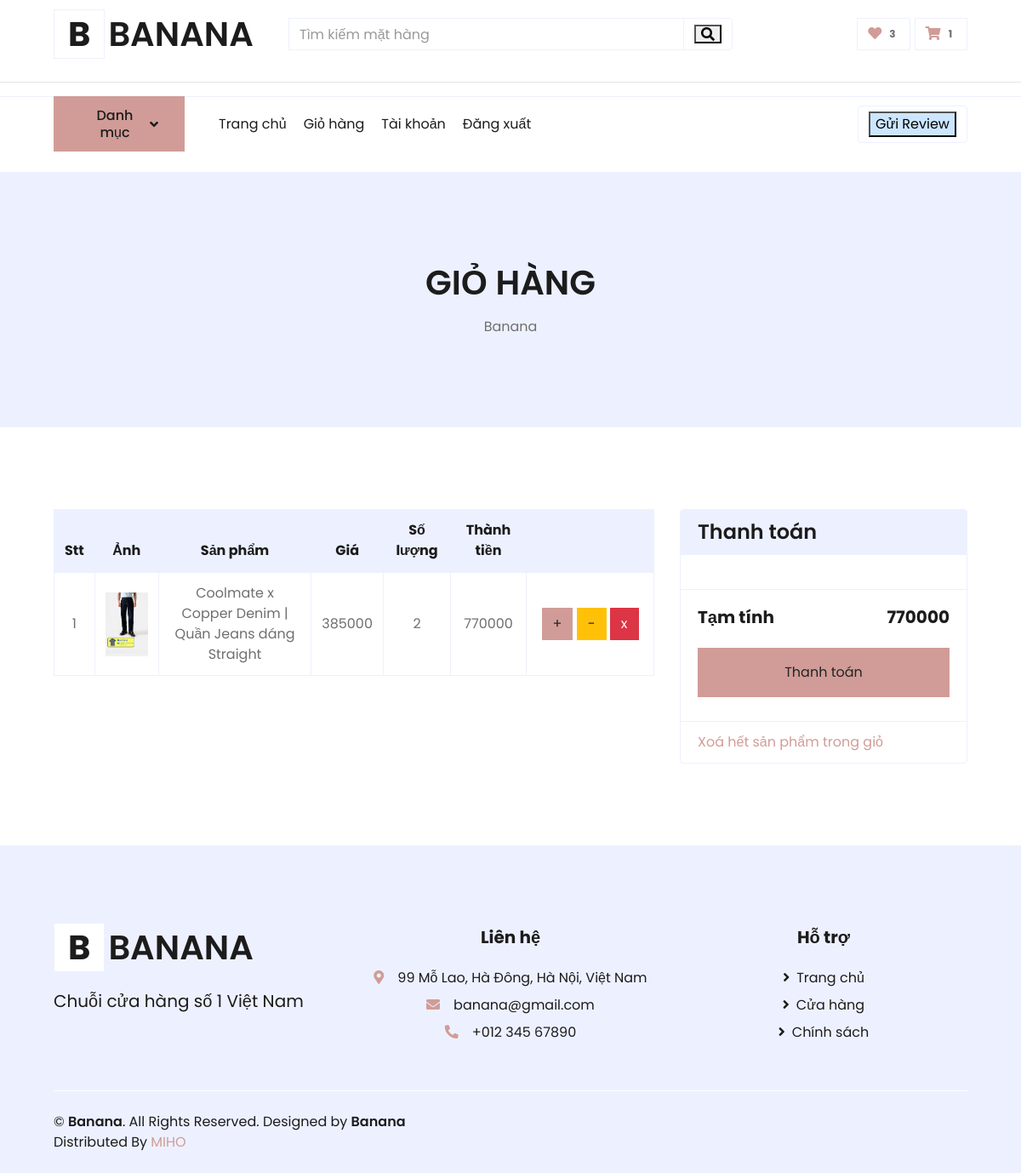
Page /my-cart/ (signed in) on the earlier database version.
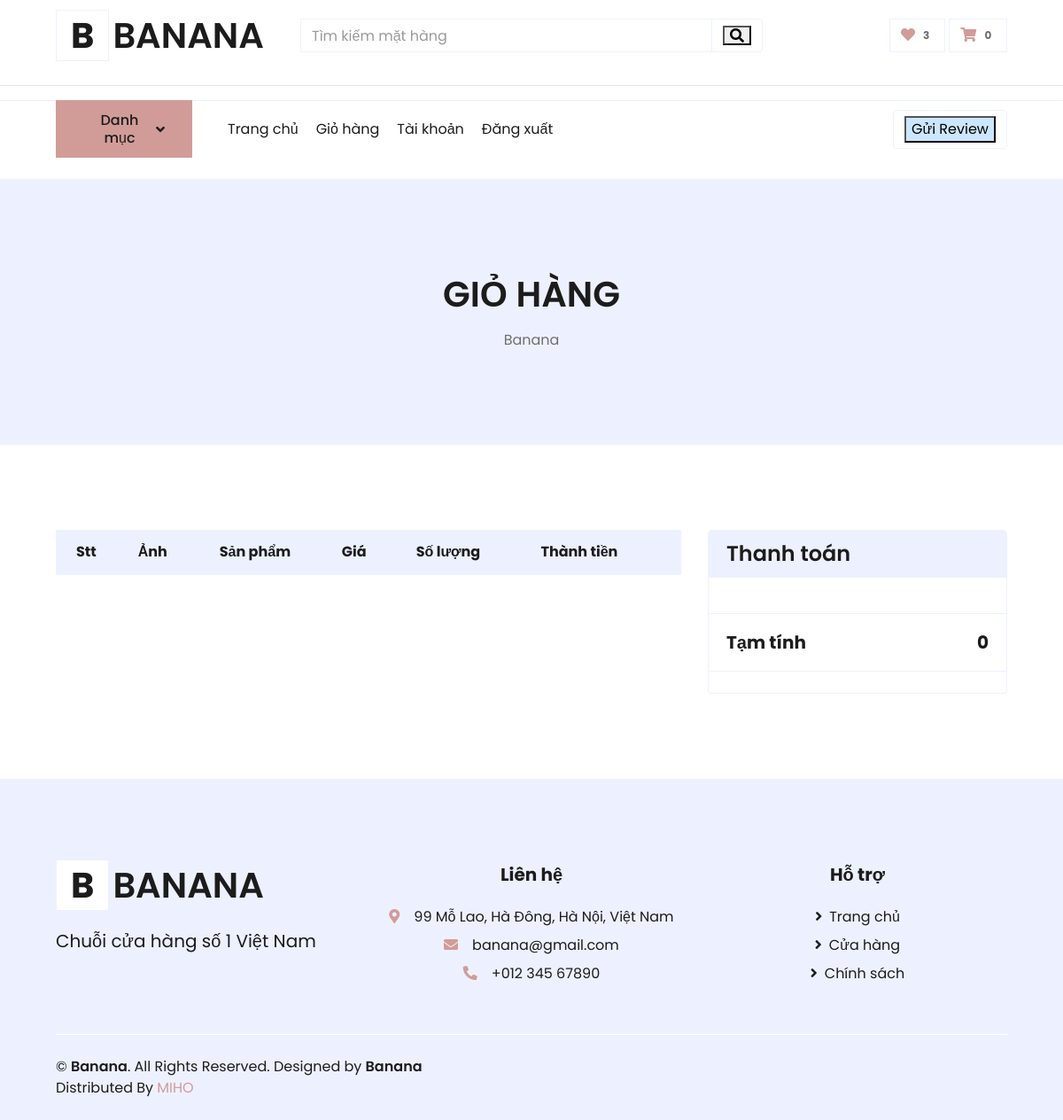
Same page on the later database version.
### ecomapp/models.py (models this page shows, shortened)
class Customer(models.Model):
        id = models.AutoField(db_column='ID', primary_key=True)  # Field name made lowercase.
        userid = models.OneToOneField("Users", models.CASCADE, db_column='CustomerID', blank=True, null=True)
        typecustomer = models.CharField(db_column='TypeCustomer', max_length=255, blank=True, null=True)
        class Meta:
            db_table = 'customer'
        @property
        def count_item_cart(self):
            if Shoppingcart.objects.filter(customerid = self.id) ==None:
                return 0
            else:
                cart = Shoppingcart.objects.get(customerid = self.id)
                count = 0
                if Cartline.objects.filter(shoppingcartid  =cart) ==  None:
                    return 0
                else:
                    cartlinelist = Cartline.objects.filter(shoppingcartid  =cart)
                    for cartline in cartlinelist:
                        count+=1
                    return count
        @property
        def count_wishline(self):
            if Wishlist.objects.filter(customerid = self.id) ==None:
                return 0
            else:
                wishlist = Wishlist.objects.get(customerid = self.id)
                count = 0
                if Wishlistline.objects.filter(wishlistid  = wishlist) ==  None:
                    return 0
                else:
                    wishlinelist = Wishlistline.objects.filter(wishlistid  =wishlist)
                    for wishline in wishlinelist:
                        count+=1
                    return count

class Shoppingcart(models.Model):
    id = models.AutoField(db_column='ID', primary_key=True)  # Field name made lowercase.
    customerid = models.ForeignKey(Customer, models.CASCADE, db_column='CustomerID')  # Field name made lowercase.
    class Meta:
        db_table = 'shoppingcart'
    @property
    def total(self):
        s = 0
        for cartline in Cartline.objects.filter(shoppingcartid__id = self.id):
            s += cartline.sumPrice
        return s

class Cartline(models.Model):
    id = models.AutoField(db_column='ID', primary_key=True)  # Field name made lowercase.
    itemid = models.ForeignKey('Item', models.CASCADE, db_column='ItemID')  # Field name made lowercase.
    num = models.IntegerField(db_column='Num', blank=True, null=True)  # Field name made lowercase.
    shoppingcartid = models.ForeignKey('Shoppingcart', models.CASCADE, db_column='ShoppingCartID')  # Field name made lowercase.
    class Meta:
        db_table = 'cartline'
    @property
    def sumPrice(self):
        return (self.num * self.itemid.price)

class Item(models.Model):
    id = models.AutoField(db_column='ID', primary_key=True)  # Field name made lowercase.
    productid = models.ForeignKey('Product', models.CASCADE, db_column='ProductID')  # Field name made lowercase.
    price = models.BigIntegerField(db_column='Price', blank=True, null=True)  # Field name made lowercase.
    description = models.CharField(db_column='Description', max_length=2000, blank=True, null=True)  # Field name made lowercase.
    slug = models.SlugField(unique=True)
    image = models.ImageField(upload_to="products/images/")
    isUpload = models.BooleanField(default=False)
    class Meta:
        db_table = 'item'

class Product(models.Model):
    id = models.AutoField(db_column='ID', primary_key=True)
    producerid = models.ForeignKey(Producer, models.CASCADE, db_column='ProducerID')  # Field name made lowercase.
    manufacturingyear = models.IntegerField(db_column='ManufacturingYear', blank=True, null=True)  # Field name made lowercase.
    type = models.CharField(db_column='Type', max_length=255, blank=True, null=True)  # Field name made lowercase.
    name = models.CharField(db_column='Name', max_length=255, blank=True, null=True)  # Field name made lowercase.
    num = models.IntegerField(db_column='Number', default=0)
    class Meta:
        db_table = 'product'

class Account(models.Model):
    id = models.AutoField(db_column='ID', primary_key=True)  # Field name made lowercase.
    user = models.OneToOneField(User, on_delete=models.CASCADE,  null=True)
    date_create = models.DateField(db_column='Date_created', blank=True, null=True)
    class Meta:
        db_table = 'account'

class Users(models.Model):
    id = models.AutoField(db_column='ID', primary_key=True)  # Field name made lowercase.
    dateofbirth = models.DateField(db_column='DateOfBirth', blank=True, null=True)  # Field name made lowercase.
    gender = models.CharField(db_column='Gender', max_length=255, blank=True, null=True)  # Field name made lowercase.
    accountid = models.OneToOneField('Account', models.CASCADE, db_column='AccountID', blank=True, null=True)
    contactinfoid = models.OneToOneField('ContactInfo', models.CASCADE, db_column='ContactInfoID', blank=True, null=True)
    fullnameid = models.OneToOneField('FullName', models.CASCADE, db_column='FullNameID', blank=True, null=True)
    addressid = models.OneToOneField('Address', models.CASCADE, db_column='AddressID', blank=True, null=True)
    is_active = models.BooleanField(db_column='IsAcitve', default= True)
    class Meta:
        db_table = 'users'

class Wishlist(models.Model):
    id = models.AutoField(db_column='ID', primary_key=True)  # Field name made lowercase.
    customerid = models.ForeignKey(Customer, models.CASCADE, db_column='CustomerID')  # Field name made lowercase.
    class Meta:
        db_table = 'wishlist'

### ecomapp/views.py (the view)
# urls.py: path("my-cart/", MyCartView.as_view(), name="mycart"),
class MyCartView(EcomMixin, LoginRequiredMixin,TemplateView):
    template_name = "mycartTEST.html"
    def get_context_data(self, **kwargs):
        context = super().get_context_data(**kwargs)
        if self.request.user.is_authenticated and Customer.objects.filter(userid__accountid__user = self.request.user).exists():
            cart_id = self.request.session.get("cart_id", None)
            if cart_id:
                cart = Shoppingcart.objects.get(id=cart_id)
            else:
                customer = Customer.objects.get(userid__accountid__user = self.request.user)
                if Shoppingcart.objects.filter(customerid = customer).exists():
                    cart = Shoppingcart.objects.get(customerid = customer)
                else:
                    cart = Shoppingcart.objects.create(customerid = customer)
            cartline = Cartline.objects.filter(shoppingcartid = cart)
            context['cartline'] = cartline
            context['cart'] = cart
        return context

### ecomapp/views.py (called while the page is built)
    def dispatch(self, request, *args, **kwargs):
        cart_id = request.session.get("cart_id")
        if cart_id:
            cart_obj = get_object_or_404(Shoppingcart, id=cart_id)
            if request.user.is_authenticated and request.user.account:
                cart_obj.customerid = Customer.objects.get(userid__accountid = self.request.user.account)
                cart_obj.save()
        return super().dispatch(request, *args, **kwargs)

    def dispatch(self, request, *args, **kwargs):
        if request.user.is_authenticated and Customer.objects.filter(userid__accountid__user = request.user).exists() and Users.objects.filter(accountid__user = request.user, is_active = True).exists():
            pass
        else:
            return redirect("/login")
        return super().dispatch(request, *args, **kwargs)

### templates/mycartTEST.html (shortened to what this page needs)
{% extends 'base.html' %}
{% block content %}
    <div class="container-fluid bg-secondary mb-5">
        <div class="d-flex flex-column align-items-center justify-content-center" style="min-height: 300px">
            <h1 class="font-weight-semi-bold text-uppercase mb-3">Giỏ hàng</h1>
            <div class="d-inline-flex">
                <p class="m-0">Banana</p>
            </div>
        </div>
    </div>
    <div class="container-fluid pt-5">
        <div class="row px-xl-5">
            <div class="col-lg-8 table-responsive mb-5">
                <table class="table table-bordered text-center mb-0">
                    <thead class="bg-secondary text-dark">
                        <tr>
                            <th>Stt</th>
                            <th>Ảnh</th>
                            <th>Sản phẩm</th>
                            <th>Giá</th>
                            <th>Số lượng</th>
                            <th>Thành tiền</th>
                            <th></th>
                        </tr>
                    </thead>
                    <tbody class="align-middle">
                        {% for cp in cartline %}
                            <tr>
                                <td class="align-middle">{{forloop.counter}}</td>
                                <td class="align-middle"><img src={{cp.itemid.image.url}} alt="" style="width: 50px;"></td>
                                <td class="align-middle">{{cp.itemid.productid.name}}</td>
                                <td class="align-middle">{{cp.itemid.price}}</td>
                                <td class="align-middle">{{cp.num}}</td>
                                <td class="align-middle">{{cp.sumPrice}}</td>
                                <td class="align-middle" style = "width:150px;">
                                    <a href="{% url 'ecomapp:managecart' cp.id %}?action=inc" class="btn btn-primary"> + </a>
                                    <a href="{% url 'ecomapp:managecart' cp.id %}?action=dcr" class="btn btn-warning"> - </a>
                                    <a href="{% url 'ecomapp:managecart' cp.id %}?action=rmv" class="btn btn-danger"> x </a>
                                </td>
                            </tr>
                        {% endfor %}
                    </tbody>
                </table>
            </div>
            <div class="col-lg-4">
                <div class="card border-secondary mb-5">
                    <div class="card-header bg-secondary border-0">
                        <h4 class="font-weight-semi-bold m-0">Thanh toán</h4>
                    </div>
                    <div class="card-body">
                    </div>
                    <div class="card-footer border-secondary bg-transparent">
                        <div class="d-flex justify-content-between mt-2">
                            <h5 class="font-weight-bold">Tạm tính</h5>
                            <h5 class="font-weight-bold">{{cart.total}}</h5>
                        </div>
                        {% if cart.cartline_set.all %}
                            <a class="btn btn-block btn-primary my-3 py-3" href="{% url 'ecomapp:checkout' %}"> Thanh toán </a>
                        {% endif %}
                    </div>
                    <div class="card-footer border-secondary bg-transparent">
                        {% if cart.cartline_set.all %}
                            <th><a href="{% url 'ecomapp:emptycart' %}">Xoá hết sản phẩm trong giỏ</a></th>
                        {% endif %}
                    </div>
                </div>
            </div>
        </div>
    </div>
{% endblock %}

### templates/base.html (shortened to what the changed rows need)
<!DOCTYPE html>
<html lang="en">
{% load static %}
<head>
    <link rel="stylesheet" href="https://stackpath.bootstrapcdn.com/bootstrap/4.5.2/css/bootstrap.min.css">
    <link rel="stylesheet" type="text/css" href="{% static 'css/style.css' %}">
    <link href="https://cdnjs.cloudflare.com/ajax/libs/font-awesome/5.10.0/css/all.min.css" rel="stylesheet">
    <link href="https://cdnjs.cloudflare.com/ajax/libs/font-awesome/5.10.0/css/all.min.css" rel="stylesheet">
    <link href="{%static 'css/ol.css' %}" rel="stylesheet">
</head>
<body style="">
    <div class="container-fluid" >
        <div class="row align-items-center py-3 px-xl-5">
            <div class="col-lg-3 d-none d-lg-block">
                <a href="{% url 'ecomapp:home' %}" class="text-decoration-none">
                    <h1 class="m-0 display-5 font-weight-semi-bold"><span class=" font-weight-bold border px-3 mr-1" style = "background-color:white;">B</span>BANANA</h1>
                </a>
            </div>
            <div class="col-lg-3 col-6 text-right">
                <a href="{% url 'ecomapp:wishlist' %}" class="btn border">
                    <i class="fas fa-heart text-primary"></i>
                    {% if request.user.account == None%}
                        <span class="badge">0</span>
                    {% else %}
                        <span class="badge">{{request.user.account.users.customer.count_wishline}}</span>
                    {% endif %}
                </a>
                <a href="{% url 'ecomapp:mycart' %}" class="btn border" style = "background-color:white;">
                    <i class="fas fa-shopping-cart text-primary" ></i>
                    {% if request.user.account == None%}
                        <span class="badge">0</span>
                    {% else %}
                        <span class="badge">{{request.user.account.users.customer.count_item_cart}}</span>
                    {% endif %}
                </a>
            </div>
        </div>
    </div>
    <br>
    {% block content %}
    {% endblock %}
    <div class="container-fluid bg-secondary text-dark mt-5 pt-5">
        <div class="row px-xl-5 pt-5">
            <div class="col-lg-4 col-md-12 mb-5 pr-3 pr-xl-5">
                <a href="" class="text-decoration-none">
                    <h1 class="m-0 display-5 font-weight-semi-bold"><span class=" font-weight-bold border px-3 mr-1" style = "background-color:white;">B</span>BANANA</h1>
                </a>
                <br>
            </div>
        </div>
    </div>
</body>
</html>

Differences in the rows shown:
removed Cartline: itemid.image (picture), itemid.productid.name "Coolmate x Copper Denim | Quần Jeans dáng Straight", itemid.price "385000", num "2", sumPrice "770000"
computed for Shoppingcart: total "770000" → "0"
Other differences:
{{ request.user.account.users.customer.count_item_cart }}: "1" → "0"
text no longer shown: "Thanh toán Xoá hết sản phẩm trong giỏ"
